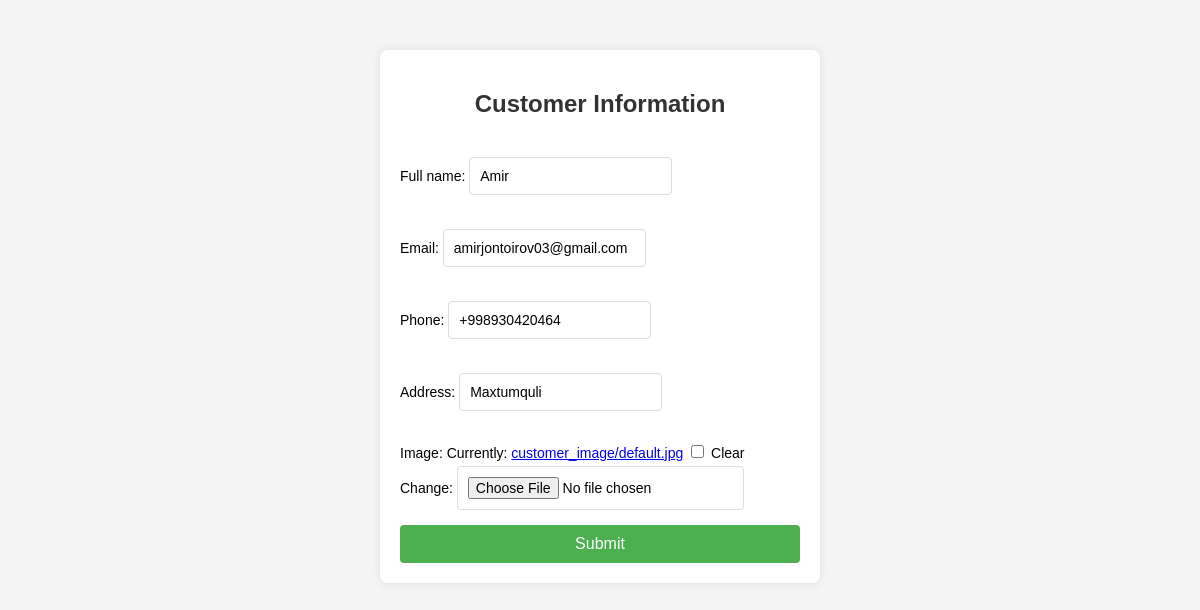
Page /customer/customers/edit/1/ on the committed database.
### customer/models.py (models this page shows, shortened)
class BaseModel(models.Model):
    created_at = models.DateTimeField(auto_now_add=True)
    updated_at = models.DateTimeField(auto_now=True)
    class Meta:
        abstract = True

class Customer(BaseModel):
    full_name = models.CharField(max_length=100)
    email = models.EmailField()
    phone = PhoneNumberField(region="UZ")
    address= models.CharField(max_length=100)
    image = models.ImageField(upload_to='customer_image', null=True, blank=True, default='customer_image/default.jpg')

### customer/views.py (the view)
# urls.py: path('customers/edit/<int:pk>/', views.customer_edit, name='edit_customer'),
def customer_edit(request, pk):
    customer = get_object_or_404(Customer, id=pk)
    if request.method == 'POST':
        form = CustomerForm(request.POST, request.FILES, instance=customer)
        if form.is_valid():
            form.save()
            return redirect('customer_page')
    else:
        form = CustomerForm(instance=customer)
    context = {'form': form, 'customer': customer}
    return render(request, 'customer/customer_create.html', context)

### customer/forms.py
class CustomerForm(forms.ModelForm):
    class Meta:
        model = Customer
        fields = ['full_name', 'email', 'phone', 'address', 'image']

### customer/templates/customer/customer_create.html (shortened to what this page needs)
{% load static %}
<!DOCTYPE html>
<html lang="en">
<head>
    <link rel="stylesheet" href="{% static 'customer/css/styles.css' %}">
</head>
<body>
    <div class="form-container">
        <h2>Customer Information</h2>
        <form method="post" enctype="multipart/form-data">
            {{ form.as_p }}
            <button type="submit" class="submit-btn">Submit</button>
        </form>
    </div>
</body>
</html>

### customer/static/customer/css/styles.css (style rules this page uses)
body { font-family: Arial, sans-serif; background-color: #f4f4f4; margin: 0; padding: 0; }
.form-container { width: 400px; margin: 50px auto; padding: 20px; background-color: #fff; box-shadow: 0 0 10px rgba(0, 0, 0, 0.1); border-radius: 8px; }
h2 { text-align: center; color: #333; }
form { display: flex; flex-direction: column; }
form p { margin-bottom: 15px; font-size: 14px; }
form input, form textarea { padding: 10px; margin-top: 5px; font-size: 14px; border: 1px solid #ddd; border-radius: 4px; }
.submit-btn { padding: 10px 20px; font-size: 16px; background-color: #4CAF50; color: white; border: none; border-radius: 4px; cursor: pointer; transition: background-color 0.3s; }

### rows in the picture
Customer: full_name "Amir", email "amirjontoirov03@gmail.com", phone "+998930420464", address "Maxtumquli"
